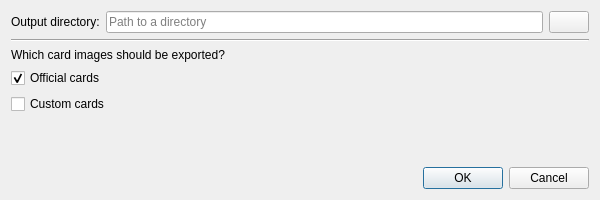
<?xml version="1.0" encoding="UTF-8"?>
<ui version="4.0">
 <class>ExportCardImagesDialog</class>
 <widget class="QDialog" name="ExportCardImagesDialog">
  <property name="windowModality">
   <enum>Qt::WindowModality::WindowModal</enum>
  </property>
  <property name="geometry">
   <rect>
    <x>0</x>
    <y>0</y>
    <width>600</width>
    <height>200</height>
   </rect>
  </property>
  <property name="windowTitle">
   <string>Export card images</string>
  </property>
  <layout class="QGridLayout" name="grid_layout">
   <item row="1" column="2">
    <widget class="QPushButton" name="output_path_browse_button">
     <property name="sizePolicy">
      <sizepolicy hsizetype="Maximum" vsizetype="Fixed">
       <horstretch>0</horstretch>
       <verstretch>0</verstretch>
      </sizepolicy>
     </property>
     <property name="toolTip">
      <string>Browse …</string>
     </property>
     <property name="text">
      <string notr="true"/>
     </property>
     <property name="icon">
      <iconset theme="document-open"/>
     </property>
    </widget>
   </item>
   <item row="10" column="0" colspan="3">
    <widget class="QDialogButtonBox" name="button_box">
     <property name="orientation">
      <enum>Qt::Orientation::Horizontal</enum>
     </property>
     <property name="standardButtons">
      <set>QDialogButtonBox::StandardButton::Cancel|QDialogButtonBox::StandardButton::Ok</set>
     </property>
    </widget>
   </item>
   <item row="6" column="0" colspan="3">
    <widget class="QCheckBox" name="export_custom_cards">
     <property name="text">
      <string>Custom cards</string>
     </property>
    </widget>
   </item>
   <item row="3" column="0" colspan="3">
    <widget class="Line" name="line">
     <property name="orientation">
      <enum>Qt::Orientation::Horizontal</enum>
     </property>
    </widget>
   </item>
   <item row="1" column="0">
    <widget class="QLabel" name="output_path_label">
     <property name="text">
      <string>Output directory:</string>
     </property>
    </widget>
   </item>
   <item row="5" column="0" colspan="3">
    <widget class="QCheckBox" name="export_official_cards">
     <property name="text">
      <string>Official cards</string>
     </property>
     <property name="checked">
      <bool>true</bool>
     </property>
    </widget>
   </item>
   <item row="4" column="0" colspan="3">
    <widget class="QLabel" name="header_label">
     <property name="text">
      <string>Which card images should be exported?</string>
     </property>
     <property name="wordWrap">
      <bool>true</bool>
     </property>
    </widget>
   </item>
   <item row="1" column="1">
    <widget class="QLineEdit" name="output_path">
     <property name="placeholderText">
      <string>Path to a directory</string>
     </property>
     <property name="clearButtonEnabled">
      <bool>true</bool>
     </property>
    </widget>
   </item>
   <item row="7" column="0" colspan="3">
    <spacer name="verticalSpacer">
     <property name="orientation">
      <enum>Qt::Orientation::Vertical</enum>
     </property>
     <property name="sizeHint" stdset="0">
      <size>
       <width>20</width>
       <height>40</height>
      </size>
     </property>
    </spacer>
   </item>
  </layout>
 </widget>
 <resources/>
 <connections>
  <connection>
   <sender>button_box</sender>
   <signal>accepted()</signal>
   <receiver>ExportCardImagesDialog</receiver>
   <slot>accept()</slot>
  </connection>
  <connection>
   <sender>button_box</sender>
   <signal>rejected()</signal>
   <receiver>ExportCardImagesDialog</receiver>
   <slot>reject()</slot>
  </connection>
  <connection>
   <sender>export_custom_cards</sender>
   <signal>clicked()</signal>
   <receiver>ExportCardImagesDialog</receiver>
   <slot>update_ok_button_enabled_state()</slot>
  </connection>
  <connection>
   <sender>export_official_cards</sender>
   <signal>clicked()</signal>
   <receiver>ExportCardImagesDialog</receiver>
   <slot>update_ok_button_enabled_state()</slot>
  </connection>
 </connections>
 <slots>
  <slot>update_ok_button_enabled_state()</slot>
 </slots>
</ui>
